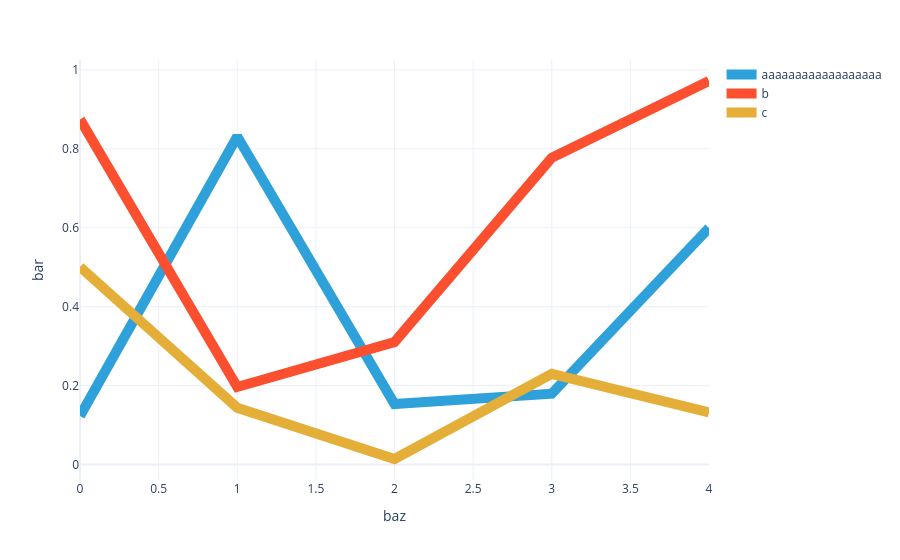

Notebook cell for this chart:
### Code cell
U3.visualize(line_width=10)

### Figure 1 — Plotly figure (JSON) as saved in the notebook; plotly's stock layout.template omitted (floating-point values rounded to 4 significant figures)
{"data": [{"hovertemplate": "foo=aaaaaaaaaaaaaaaaaa<br>baz=%{x}<br>bar=%{y}<extra></extra>", "legendgroup": "aaaaaaaaaaaaaaaaaa", "line": {"color": "#2fa1da", "dash": "solid", "width": 10}, "marker": {"symbol": "circle"}, "mode": "lines", "name": "aaaaaaaaaaaaaaaaaa", "orientation": "v", "showlegend": true, "type": "scatter", "x": [0, 1, 2, 3, 4], "xaxis": "x", "y": [0.1228, 0.8311, 0.1533, 0.1793, 0.5994], "yaxis": "y"}, {"hovertemplate": "foo=b<br>baz=%{x}<br>bar=%{y}<extra></extra>", "legendgroup": "b", "line": {"color": "#fb4f2f", "dash": "solid", "width": 10}, "marker": {"symbol": "circle"}, "mode": "lines", "name": "b", "orientation": "v", "showlegend": true, "type": "scatter", "x": [0, 1, 2, 3, 4], "xaxis": "x", "y": [0.8746, 0.1964, 0.3103, 0.7774, 0.9718], "yaxis": "y"}, {"hovertemplate": "foo=c<br>baz=%{x}<br>bar=%{y}<extra></extra>", "legendgroup": "c", "line": {"color": "#e4ae38", "dash": "solid", "width": 10}, "marker": {"symbol": "circle"}, "mode": "lines", "name": "c", "orientation": "v", "showlegend": true, "type": "scatter", "x": [0, 1, 2, 3, 4], "xaxis": "x", "y": [0.5007, 0.1439, 0.01394, 0.2297, 0.1318], "yaxis": "y"}], "layout": {"legend": {"title": {}, "tracegroupgap": 0}, "margin": {"t": 60}, "xaxis": {"anchor": "y", "domain": [0, 1], "title": {"text": "baz"}}, "yaxis": {"anchor": "x", "domain": [0, 1], "title": {"text": "bar"}}}}
